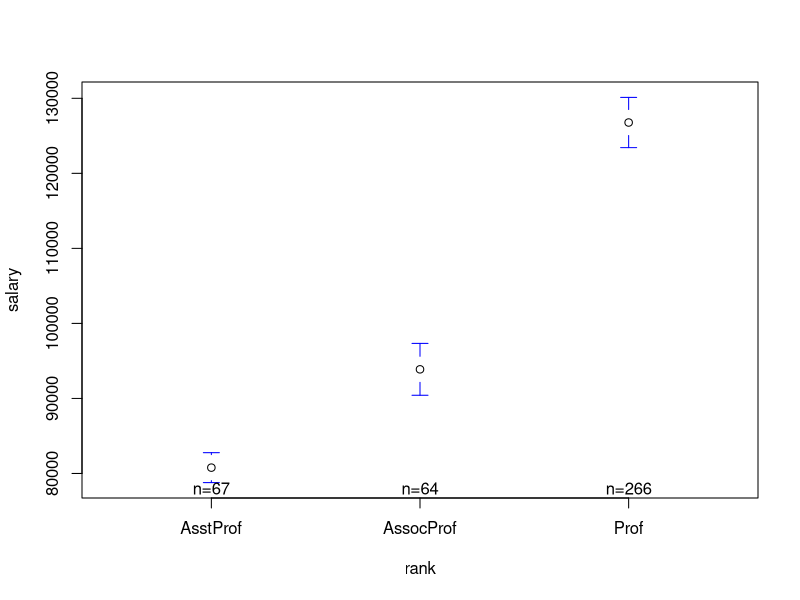
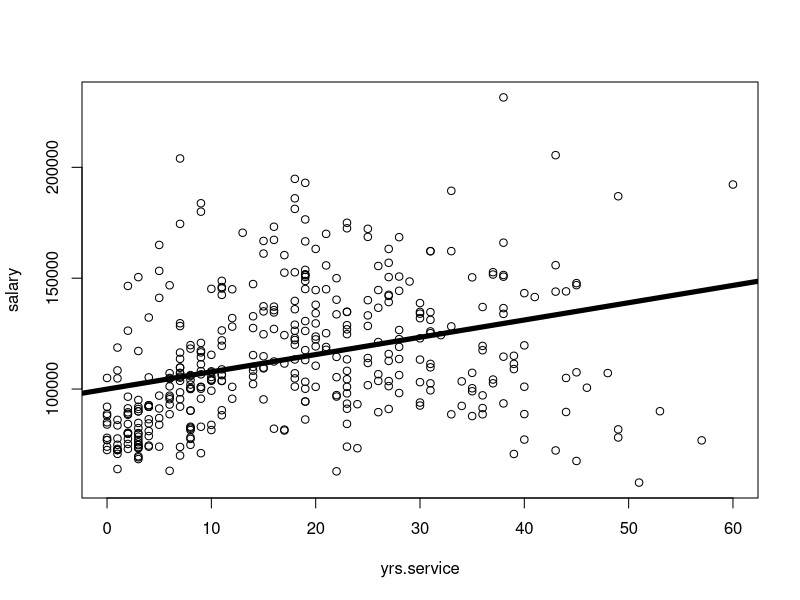
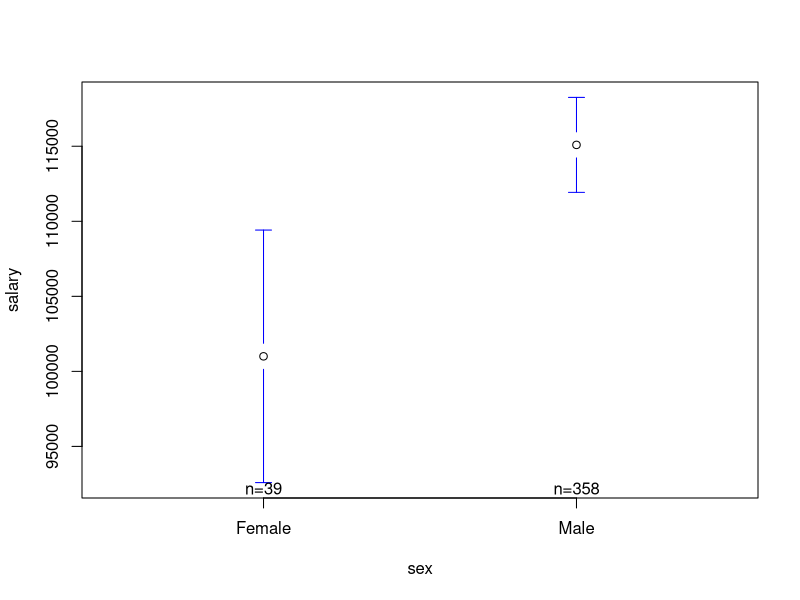
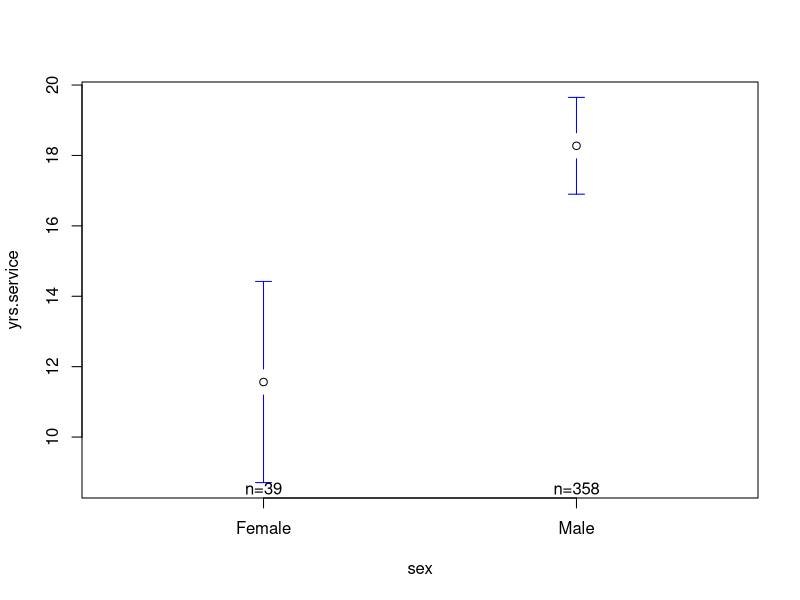

These figures' R source, in order:
## ---- chunk 1
#| message: false
#| warning: false
library(car)
library(gplots)
mod <- lm(salary ~ rank, data = Salaries)
summary(mod)
## ---- chunk 2
#| message: false
#| warning: false
#| fig-width: 5
#| fig-height: 5
plotmeans(salary ~ rank, data = Salaries, connect = F)
## ---- chunk 3
mod1 <- lm(salary ~ yrs.service, data = Salaries)
summary(mod1)
## ---- chunk 4
#| message: false
#| warning: false
#| fig-width: 5
#| fig-height: 5
plot(salary ~ yrs.service, data = Salaries)
abline(mod1, lwd = 5)
## ---- chunk 5
mod2 <- lm(salary ~ sex, data = Salaries)
summary(mod2)
## ---- chunk 6
#| message: false
#| warning: false
#| fig-width: 5
#| fig-height: 5
plotmeans(salary ~ sex, data = Salaries, connect = F)
## ---- chunk 7
mod3 <- lm(yrs.service ~ sex, data = Salaries)
summary(mod3)
## ---- chunk 8
#| message: false
#| warning: false
#| fig-width: 5
#| fig-height: 5
plotmeans(yrs.service ~ sex, data = Salaries, connect = F)
